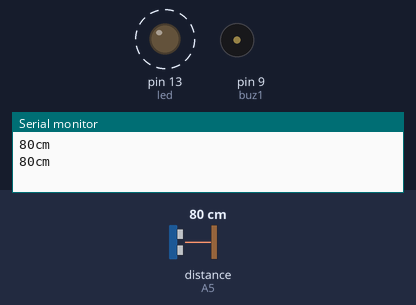
A program run on a simulated Arduino Nano, built with avr-gcc and run on an emulated ATmega328P. Shown: output pins drawn as LEDs (lit = HIGH), buzzer (waves = sounding, pin HIGH), the last lines printed to the serial monitor. Wiring (inferred from the names in the program): ultrasonic range finder: trigger A4; echo A5. Dashed ring = blinking. Inputs (shaded band) come from the test bench; at power-on: distance to the obstacle (sensor on A5) 80 cm. The echo pulse lasts 58.3 µs per cm; pins used as bus, display or sensor lines are not drawn.

Above: at 0.94 s.
1.3 s: distance to the obstacle (sensor on A5) set to 2 cm
At 1.31 s:
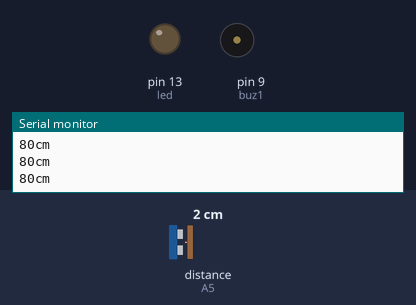
4.3 s: distance to the obstacle (sensor on A5) set to 35 cm
Timing chart, 0 to 13.3 s (numbered marks = the images above; inputs shaded):
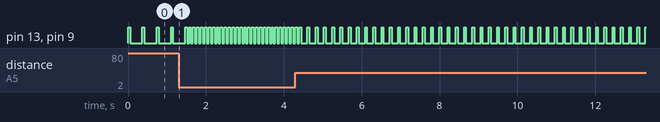

Measured:
- after the input at 1.3 s, pin 13 (led), pin 9 (buz1): alternates HIGH for 0.05 s and LOW for 0.05 s, starting after 0.27 s
- by itself, pin 13 (led), pin 9 (buz1): alternates HIGH for 0.05 s and LOW for 0.32 s

The program:

main.cpp
```cpp
#include <Arduino.h>

const int pingTrigPin = A4;
const int pingEchoPin = A5;
int led = 13; // Buzzer to PIN 4
int buz1 = 9;


void setup()
{
    Serial.begin(9600);
    pinMode(led, OUTPUT);
    pinMode(buz1, OUTPUT);
    pinMode(pingTrigPin, OUTPUT);
    pinMode(pingEchoPin, INPUT);
}

void loop()
{
    long duration, cm;

    digitalWrite(pingTrigPin, LOW);
    delayMicroseconds(2);
    digitalWrite(pingTrigPin, HIGH);
    delayMicroseconds(5);
    digitalWrite(pingTrigPin, LOW);

    duration = pulseIn(pingEchoPin, HIGH);
    cm = duration / 29 / 2;

    if (cm <= 100 && cm > 0)
    {
        int d = map(cm, 1, 300, 10, 1000);
        digitalWrite(led, HIGH);
        digitalWrite(buz1, HIGH);
        delay(50);
        digitalWrite(led, LOW);
        digitalWrite(buz1, LOW);
        delay(d);
    }
    Serial.print(cm);
    Serial.print("cm");
    Serial.println();
    delay(40);
}
```
